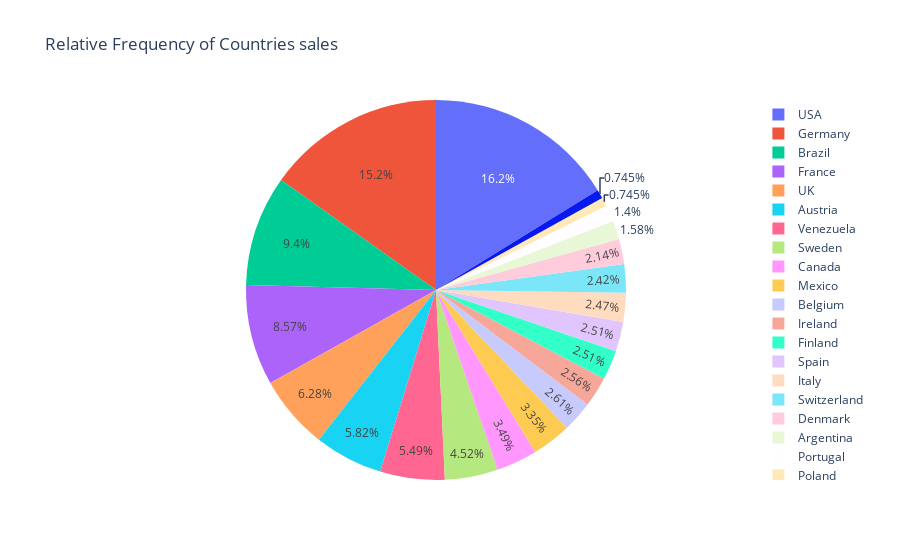

Notebook cell for this chart:
### Code cell
px.pie(data_frame=order,names='Country',title='Relative Frequency of Countries sales')

### Figure 1 — Plotly figure (JSON) as saved in the notebook; plotly's stock layout.template omitted (floating-point values rounded to 4 significant figures; data arrays with more than 128 entries replaced by an {"elided": "..."} marker saying what was removed)
{"data": [{"domain": {"x": [0, 1], "y": [0, 1]}, "hovertemplate": "Country=%{label}<extra></extra>", "labels": {"elided": "2148 str values"}, "legendgroup": "", "name": "", "showlegend": true, "type": "pie"}], "layout": {"legend": {"tracegroupgap": 0}, "title": {"text": "Relative Frequency of Countries sales"}}}
